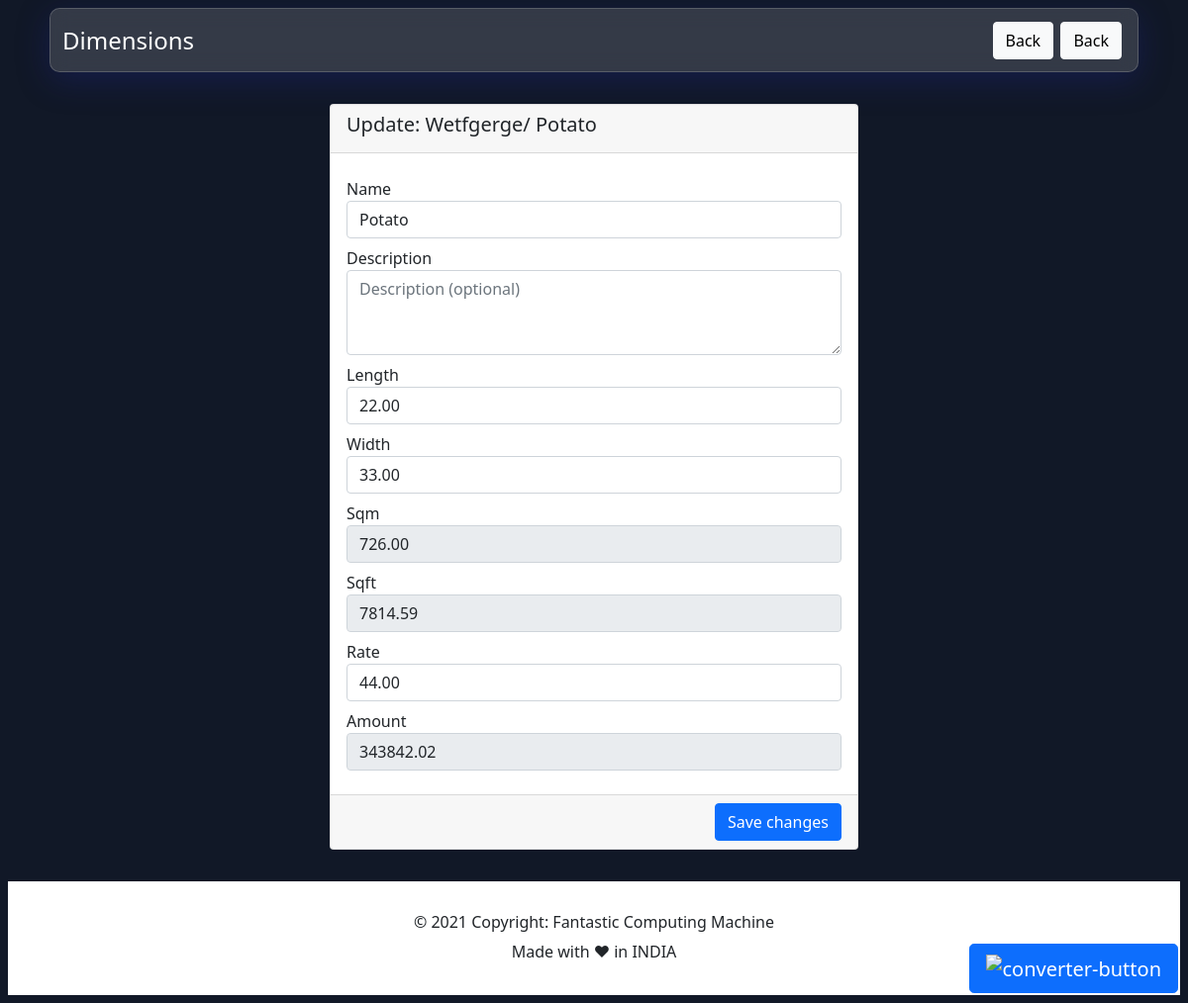
The page /project/16/wetfgerge/update/dimention/ on the database its author committed.
### dimension/models.py (models this page shows, shortened)
class Dimension(models.Model):
    project = models.ForeignKey(
        Project, on_delete=models.CASCADE, default=1)
    name = models.CharField(max_length=255)
    description = models.TextField(blank=True, null=True)
    length = models.DecimalField(max_digits=10, decimal_places=2)
    width = models.DecimalField(
        max_digits=10, decimal_places=2, blank=True, null=True)
    sqm = models.DecimalField(
        max_digits=10, decimal_places=2, blank=True, null=True)
    sqft = models.DecimalField(
        max_digits=10, decimal_places=2, blank=True, null=True)
    rate = models.DecimalField(max_digits=10, decimal_places=2)
    amount = models.DecimalField(
        max_digits=10, decimal_places=2, blank=True, null=True)
    created_on = models.DateTimeField(auto_now_add=True)
    updated_on = models.DateTimeField(auto_now=True)

class Project(models.Model):
    name = models.CharField(max_length=255, unique=True, default='')
    author = models.ForeignKey(User, on_delete=models.CASCADE)
    description = models.TextField(
        max_length=255, blank=True, null=True, default='')
    created_on = models.DateTimeField(auto_now_add=True)
    updated_on = models.DateTimeField(auto_now=True)

### dimension/views.py (the view, shortened to what this page needs)
class UpdateDimensionView(UpdateView):
    model = Dimension
    form_class = UpdateDimensionForm
    template_name = 'update_project.html'
    def get_context_data(self, *args, **kwargs):
        dimension = Dimension.objects.filter(pk=self.kwargs['pk'])[0]
        kwargs['dimension'] = dimension
        return super(UpdateDimensionView, self).get_context_data(*args, **kwargs)

### dimension/templates/update_project.html (shortened to what this page needs)
{% extends 'base.html' %}
{% block header %}
<button type="button" class="btn btn-light" onclick="history.back()">Back </button>
{% endblock %}
{% block body %}
<div class="container-lg container-md container-sm py-4">
    <div class="mx-auto">
        <div class="row justify-content-center">
            <div class="col-lg-7 col-md-6 col-xl-6">
                <div class="card">
                    <div class="card-header">
                        <h5 class="card-title" id="{{dimension.name}}dimentionLabel">Update:
                            {{dimension.project.name| title}}/ {{dimension.name}}
                        </h5>
                    </div>
                    <form action="" method="POST" name="update_dimention" id="update_dimention">
                        <div class="card-body">
                            <div class="my-2">
                                {{form.name.label}}
                                {{form.name}}
                            </div>
                            <div class="my-2">
                                {{form.description.label}}
                                {{form.description}}
                            </div>
                            <div class="my-2">
                                {{form.length.label}}
                                {{form.length}}
                            </div>
                            <div class="my-2">
                                {{form.width.label}}
                                {{form.width}}
                            </div>
                            <div class="my-2">
                                Sqm
                                <input class="form-control" id="sqm" type="text" placeholder="Sqm"
                                    aria-label=".form-control-sm" value="{{dimension.sqm}}" readonly>
                            </div>
                            <div class="my-2">
                                Sqft
                                <input class="form-control" id="sqft" type="text" placeholder="Sqft"
                                    aria-label=".form-control-sm" value="{{dimension.sqft}}" disabled readonly>
                            </div>
                            <div class="my-2">
                                {{form.rate.label}}
                                {{form.rate}}
                            </div>
                            <div class="my-2">
                                Amount
                                <input class="form-control" id="amount" type="number" placeholder="Amount"
                                    aria-label=".form-control-sm" value="{{dimension.amount}}" readonly>
                            </div>
                        </div>
                        <div class="card-footer text-end">
                            <button type="submit" name="dimention" id="dimention" value="dimention"
                                class="btn btn-primary">Save
                                changes</button>
                        </div>
                    </form>
                </div>
            </div>
        </div>
    </div>
</div>
{% endblock %}

### rows shown on the page
Dimension: project.name "Wetfgerge", name "Potato", length "22.00", width "33.00", sqm "726.00", sqft "7814.59", rate "44.00", amount "343842.02"
